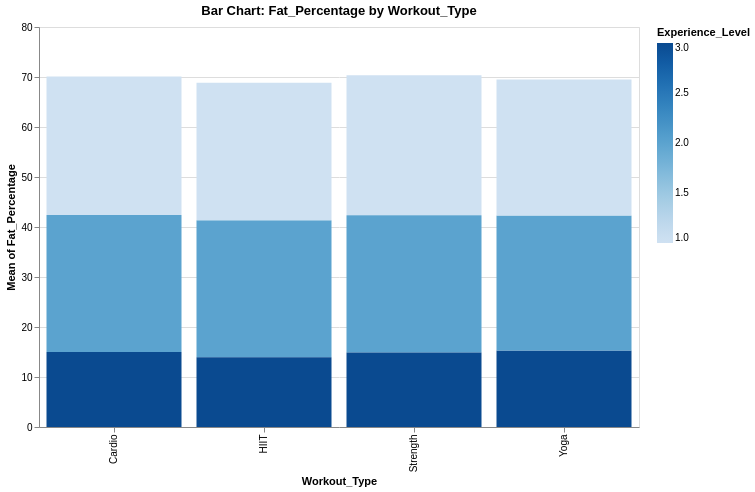

Express this chart as Vega-Lite.
### Vega-Lite specification from a JSON file in a GitHub repository (floating-point values rounded to 4 significant figures; data arrays with more than 128 entries replaced by an {"elided": "..."} marker saying what was removed)
{"$schema": "https://vega.github.io/schema/vega-lite/v5.json", "title": "Bar Chart: Fat_Percentage by Workout_Type", "width": 600, "height": 400, "data": {"values": {"elided": "973 records"}}, "mark": "bar", "encoding": {"x": {"field": "Workout_Type", "type": "nominal", "scale": {}}, "y": {"field": "Fat_Percentage", "type": "quantitative", "aggregate": "mean", "scale": {}}, "color": {"field": "Experience_Level", "type": "quantitative"}, "tooltip": [{"field": "Workout_Type", "type": "nominal"}, {"field": "Fat_Percentage", "type": "quantitative", "aggregate": "mean"}, {"field": "Experience_Level", "type": "quantitative"}]}, "transform": [], "params": []}
